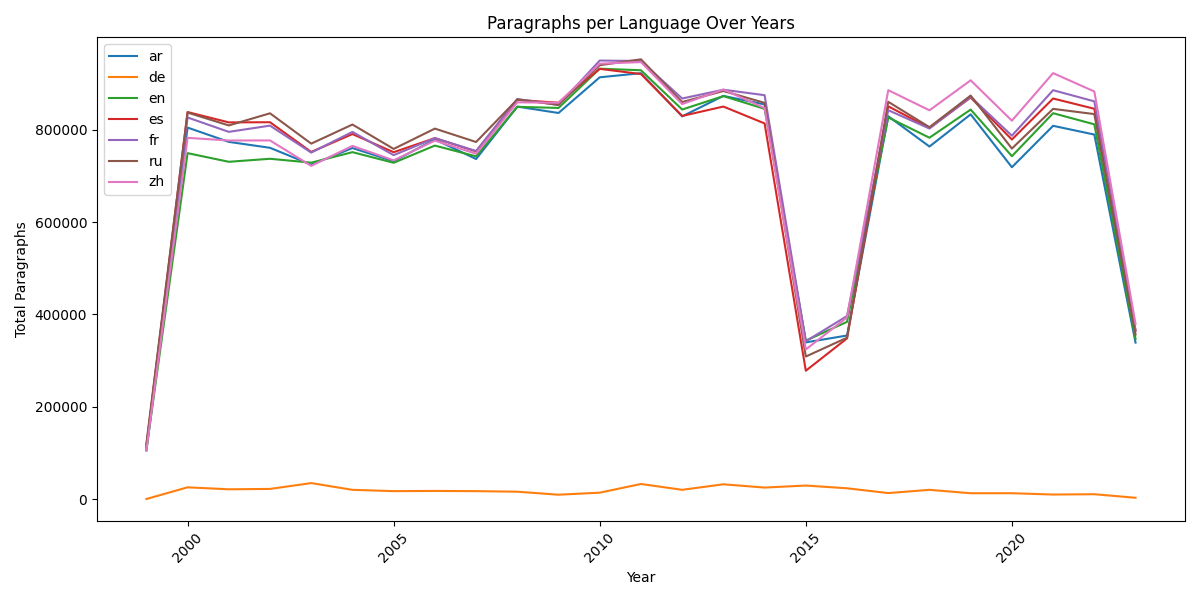

Python code for this plot:
import matplotlib.pyplot as plt
import pandas as pd

# 数据
data = {
    # "1974": {"zh": 472}, "1983": {"ar": 158, "de": 166}, "1985": {"es": 3233, "fr": 2511}, 
    # "1986": {"es": 3645, "fr": 1205}, 
    # "1992": {"ar": 6225, "en": 384, "es": 6586, "fr": 6251, "ru": 65}, 
    # "1993": {"ar": 28587, "en": 5113, "es": 41887, "fr": 30563, "ru": 5473}, 
    # "1994": {"ar": 1093, "en": 1514, "es": 1535, "fr": 1605, "ru": 739}, 
    # "1995": {"ar": 341, "en": 120, "es": 50, "fr": 53, "ru": 363}, 
    # "1996": {"ar": 2858, "en": 4163, "es": 2483, "fr": 4038, "ru": 3303, "zh": 1050}, 
    # "1997": {"ar": 1867, "en": 3185, "es": 1570, "fr": 2194, "ru": 2315, "zh": 321}, 
    # "1998": {"ar": 9459, "en": 10248, "es": 11052, "fr": 9576, "ru": 11780, "zh": 10436}, 
    "1999": {"ar": 105736, "de": 624, "en": 106843, "es": 113729, "fr": 115472, "ru": 119918, "zh": 105611}, 
    "2000": {"ar": 804319, "de": 25886, "en": 748998, "es": 837967, "fr": 826132, "ru": 836775, "zh": 782132}, 
    "2001": {"ar": 773382, "de": 21633, "en": 730290, "es": 815544, "fr": 795065, "ru": 808974, "zh": 776360}, 
    "2002": {"ar": 760550, "de": 22434, "en": 736818, "es": 815909, "fr": 808566, "ru": 835228, "zh": 776509}, 
    "2003": {"ar": 724075, "de": 35053, "en": 728412, "es": 751558, "fr": 750238, "ru": 769601, "zh": 721510}, 
    "2004": {"ar": 760064, "de": 20442, "en": 751158, "es": 790289, "fr": 794979, "ru": 810936, "zh": 764726}, 
    "2005": {"ar": 731450, "de": 17645, "en": 728155, "es": 751019, "fr": 744644, "ru": 758121, "zh": 733389}, 
    "2006": {"ar": 778723, "de": 18068, "en": 765380, "es": 781460, "fr": 781557, "ru": 802112, "zh": 776136}, 
    "2007": {"ar": 736283, "de": 17619, "en": 742071, "es": 752742, "fr": 753619, "ru": 773130, "zh": 747773}, 
    "2008": {"ar": 849709, "de": 16423, "en": 849206, "es": 864265, "fr": 866154, "ru": 865146, "zh": 858977}, 
    "2009": {"ar": 835909, "de": 9919, "en": 846826, "es": 858046, "fr": 853155, "ru": 853547, "zh": 858096}, 
    "2010": {"ar": 913137, "de": 14327, "en": 931747, "es": 931408, "fr": 949379, "ru": 939310, "zh": 942627}, 
    "2011": {"ar": 922020, "de": 33103, "en": 928358, "es": 920213, "fr": 948404, "ru": 952036, "zh": 946066}, 
    "2012": {"ar": 828584, "de": 20531, "en": 843403, "es": 829511, "fr": 867228, "ru": 859611, "zh": 855197}, 
    "2013": {"ar": 872897, "de": 32423, "en": 872425, "es": 849808, "fr": 886250, "ru": 883496, "zh": 886670}, 
    "2014": {"ar": 854433, "de": 25378, "en": 844870, "es": 813319, "fr": 874407, "ru": 857828, "zh": 846516}, 
    "2015": {"ar": 339489, "de": 29758, "en": 343297, "es": 278200, "fr": 341917, "ru": 308920, "zh": 324196}, 
    "2016": {"ar": 354394, "de": 23800, "en": 383961, "es": 348188, "fr": 396556, "ru": 349636, "zh": 393444}, 
    "2017": {"ar": 828920, "de": 13460, "en": 826357, "es": 850377, "fr": 841971, "ru": 860107, "zh": 885260}, 
    "2018": {"ar": 763287, "de": 20469, "en": 782400, "es": 803396, "fr": 802283, "ru": 805228, "zh": 841708}, 
    "2019": {"ar": 832959, "de": 13092, "en": 843308, "es": 869351, "fr": 870787, "ru": 873634, "zh": 906633}, 
    "2020": {"ar": 718523, "de": 13118, "en": 742462, "es": 778449, "fr": 786765, "ru": 758966, "zh": 819235}, 
    "2021": {"ar": 808149, "de": 10269, "en": 835448, "es": 867224, "fr": 885168, "ru": 844799, "zh": 922141}, 
    "2022": {"ar": 789219, "de": 10952, "en": 811357, "es": 845042, "fr": 861091, "ru": 833528, "zh": 882445}, 
    "2023": {"ar": 339021, "de": 3295, "en": 347145, "es": 364575, "fr": 366557, "ru": 356634, "zh": 379615}, 
    # "2024": {"ar": 82, "en": 82, "es": 81, "fr": 81, "ru": 81, "zh": 81}, 
    # "2025": {"ar": 229, "en": 373, "es": 373, "fr": 373, "ru": 373, "zh": 373}
}

# 构造 DataFrame
df = pd.DataFrame.from_dict(data, orient='index').sort_index().fillna(0)

# 绘制折线图
fig, ax = plt.subplots(figsize=(12, 6))
for lang in df.columns:
    ax.plot(df.index.astype(int), df[lang], label=lang)

ax.set_title('Paragraphs per Language Over Years')
ax.set_xlabel('Year')
ax.set_ylabel('Total Paragraphs')
ax.legend(loc='upper left')
plt.xticks(rotation=45)
plt.tight_layout()
# plt.show()
plt.savefig(__file__.replace(".py",".svg"), format="svg")
